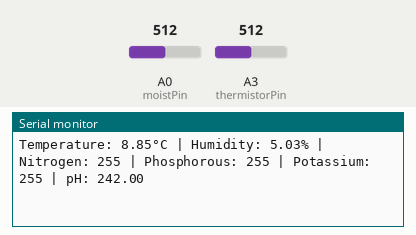
This sketch was run on a simulated Arduino Mega 2560, built with avr-gcc and run on an emulated ATmega2560. Shown: the last lines printed to the serial monitor. The test bench sets the inputs (shaded band); at power-on: A0 (moistPin) = 512, A3 (thermistorPin) = 512.

Above: at 1.7 s.
1.8 s: A0 (moistPin) set to 716
At 1.8 s:
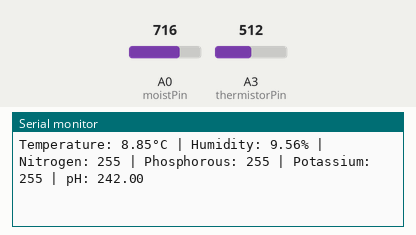
5.3 s: A3 (thermistorPin) set to 716
At 5.9 s:
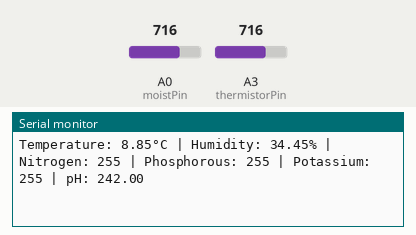
6.8 s: A0 (moistPin) set to 900
At 6.8 s:
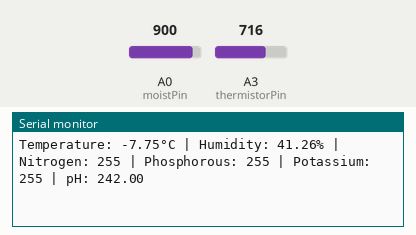
8.3 s: A3 (thermistorPin) set to 900
At 9.4 s:
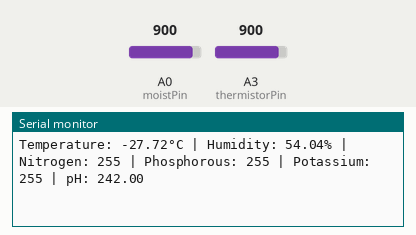
Timing chart, 0 to 11.3 s (numbered marks = the images above; inputs shaded):
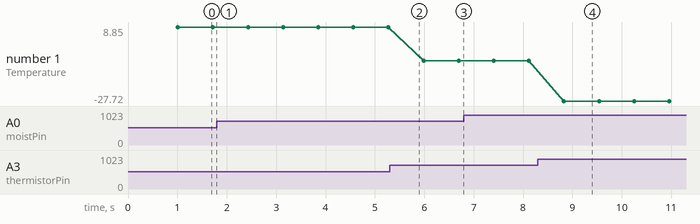

The sketch:

NtcThermometer_HumidityProbe_NPK.ino
```cpp
#include <SoftwareSerial.h>
#include <Wire.h>


// RE and DE Pins set the RS485 module
// to Receiver or Transmitter mode
#define RE 8
#define DE 7

float ph = 0;

// Modbus RTU requests for reading NPK values
const byte nitro[] = {0x01,0x03, 0x00, 0x1e, 0x00, 0x01, 0xe4, 0x0c};
const byte phos[] = {0x01,0x03, 0x00, 0x1f, 0x00, 0x01, 0xb5, 0xcc};
const byte pota[] = {0x01,0x03, 0x00, 0x20, 0x00, 0x01, 0x85, 0xc0};
const byte ph_cmd[] = {0x01,0x03, 0x00, 0x06, 0x00, 0x01, 0x64, 0x0b};//0x0B64
const byte temp_cmd[] = {0x01,0x03, 0x00, 0x13, 0x00, 0x01, 0x75, 0xcf};


// A variable used to store NPK values
byte values[11];


// Sets up a new SoftwareSerial object
// Digital pins 10 and 11 should be used with a Mega or Mega 2560
SoftwareSerial mod(2, 3);
//SoftwareSerial mod(10, 11);

int moistPin = A0;
int moistVal = 0;
const int thermistorPin = A3;
int maxSensorValue = 1018;


unsigned long delayTime;

void setup() {
  Serial.begin(9600);

  // Set the baud rate for the SerialSoftware object
  mod.begin(4800);

  // Define pin modes for RE and DE
  pinMode(RE, OUTPUT);
  pinMode(DE, OUTPUT);

  bool status;
  delayTime = 100;

  delay(500);
}


// Thermistor constants
const float A = 0.001129148;
const float B = 0.000234125;
const float C = 0.0000000876741;

void loop() {

  // Read the thermistor value
  int thermistorValue = analogRead(thermistorPin);
  // Calculate the resistance of the thermistor
  float resistance = (1023.0 / thermistorValue) - 1.0;
  resistance = 21000.0 / resistance;
  //29000

  // Calculate the temperature using the Steinhart-Hart equation
  float temperature = 1.0 / (A + B * log(resistance) + C * pow(log(resistance), 3));
  temperature -= 273.15; // Convert Kelvin to Celsius
  //temperature = kalmanFilter(temperature);


  moistVal = analogRead(moistPin);
  //Serial.println(moistVal);
  double smoothedMoistVal = kalmanFilter(moistVal);

  // Calculate percentage
  double percent = (smoothedMoistVal / maxSensorValue) * 100; // Assuming 730 is the maximum value

  // Ensure percentage does not exceed 100%
  if (percent > 100) {
    percent = 100;
  }

  //NPK Values
  byte nitrogenValue = nitrogen();
  delay(delayTime);
  byte phosphorousValue = phosphorous();
  delay(delayTime);
  byte potassiumValue = potassium();
  delay(delayTime);
  byte pHValue = phValue();
  delay(delayTime);
  // byte temperatureVal = temperatureValue();
  // delay(delayTime);

  ph = pHValue;
  if (ph > 13) {
    ph -= 13;
  }

  // Print the temperature
  Serial.print("Temperature: ");
  Serial.print(temperature);
  //Serial.print(kalmanFilter(temperature));
  Serial.print("°C | ");
  delay(delayTime);


  Serial.print("Humidity: ");
  Serial.print(percent);
  //Serial.print(kalmanFilter(temperature));
  Serial.print("% | ");
  delay(delayTime);

  Serial.print("Nitrogen: " + String(nitrogenValue));
  Serial.print(" | ");
  Serial.print("Phosphorous: " + String(phosphorousValue));
  Serial.print(" | ");
  Serial.print("Potassium: " + String(potassiumValue));
  Serial.print(" | ");
  Serial.print("pH: " + String(ph));
  // Serial.print("Temperature: " + String(temperatureVal));

  Serial.println();

}


byte nitrogen(){
  digitalWrite(DE,HIGH);
  digitalWrite(RE,HIGH);
  delay(10);
  if(mod.write(nitro,sizeof(nitro))==8){
    digitalWrite(DE,LOW);
    digitalWrite(RE,LOW);
    for(byte i=0;i<7;i++){
    //Serial.print(mod.read(),HEX);
    values[i] = mod.read();
    //Serial.print(values[i],HEX);
    }
    //Serial.println();
  }
  return values[4];
}

byte phosphorous(){
  digitalWrite(DE,HIGH);
  digitalWrite(RE,HIGH);
  delay(10);
  if(mod.write(phos,sizeof(phos))==8){
    digitalWrite(DE,LOW);
    digitalWrite(RE,LOW);
    for(byte i=0;i<7;i++){
    //Serial.print(mod.read(),HEX);
    values[i] = mod.read();
    //Serial.print(values[i],HEX);
    }
    //Serial.println();
  }
  return values[4];
}

byte potassium(){
  digitalWrite(DE,HIGH);
  digitalWrite(RE,HIGH);
  delay(10);
  if(mod.write(pota,sizeof(pota))==8){
    digitalWrite(DE,LOW);
    digitalWrite(RE,LOW);
    for(byte i=0;i<7;i++){
    //Serial.print(mod.read(),HEX);
    values[i] = mod.read();
    //Serial.print(values[i],HEX);
    }
    //Serial.println();
  }
  return values[4];
}

byte phValue(){
  digitalWrite(DE, HIGH);
  digitalWrite(RE, HIGH);
  delay(10);
  if(mod.write(ph_cmd, sizeof(ph_cmd)) == 8){
    digitalWrite(DE, LOW);
    digitalWrite(RE, LOW);
    for(byte i = 0; i < 7; i++){
      values[i] = mod.read();
    }
  }
    byte pH = values[4]; // Get the pH value

  // Subtract 13 only if the pH value is greater than 13
  // if (pH > 13) {
  //   pH -= 13;
  // }

  return pH;

}

// byte temperatureValue(){
//   digitalWrite(DE, HIGH);
//   digitalWrite(RE, HIGH);
//   delay(10);
//   if(mod.write(temp_cmd, sizeof(temp_cmd)) == 8){
//     digitalWrite(DE, LOW);
//     digitalWrite(RE, LOW);
//     for(byte i = 0; i < 7; i++){
//       values[i] = mod.read();
//     }
//   }
//   return values[4];
// }

double kalmanEstimate = 0;
double kalmanGain = 0.1; // Adjust the Kalman gain as needed

double kalmanFilter(double measurement){
  static double prevEstimate = 0;
  // Prediction update
  kalmanEstimate = prevEstimate;
  // Measurement update (correction)
  kalmanEstimate = kalmanEstimate + kalmanGain * (measurement - kalmanEstimate);
  prevEstimate = kalmanEstimate;

  return kalmanEstimate;
}
```

Measured:
- after the input at 8.3 s, the serial monitor: prints a new line after 0.53 s (image 4)
- plotted number 1: 8.85 → -7.75 after the input at 5.3 s, -7.75 → -27.72 after the input at 8.3 s
